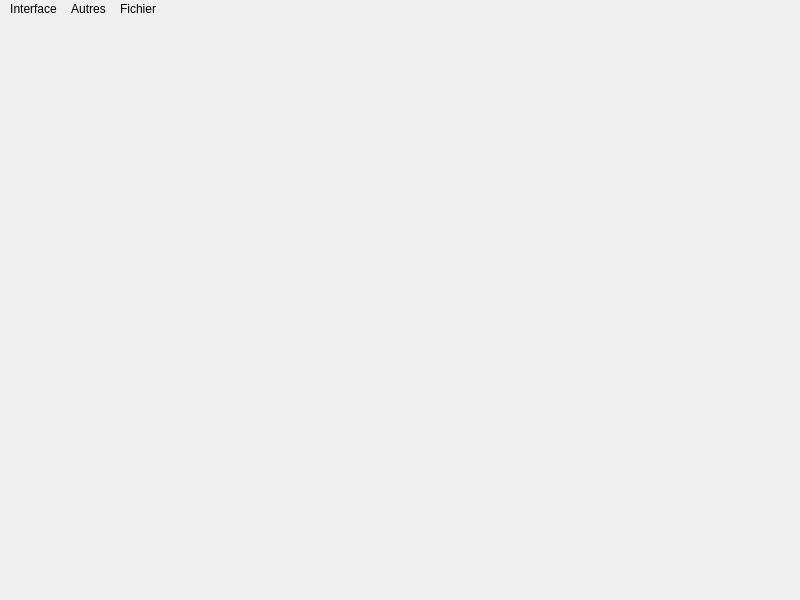
<?xml version="1.0" encoding="UTF-8"?>
<ui version="4.0">
 <class>Mainwindow</class>
 <widget class="QMainWindow" name="Mainwindow">
  <property name="windowModality">
   <enum>Qt::WindowModal</enum>
  </property>
  <property name="geometry">
   <rect>
    <x>0</x>
    <y>0</y>
    <width>800</width>
    <height>600</height>
   </rect>
  </property>
  <property name="focusPolicy">
   <enum>Qt::StrongFocus</enum>
  </property>
  <property name="windowTitle">
   <string>Comp'UT</string>
  </property>
  <property name="styleSheet">
   <string notr="true">border-color: rgb(255, 202, 81);</string>
  </property>
  <property name="dockNestingEnabled">
   <bool>true</bool>
  </property>
  <property name="dockOptions">
   <set>QMainWindow::AllowNestedDocks|QMainWindow::VerticalTabs</set>
  </property>
  <widget class="QWidget" name="centralwidget">
   <layout class="QVBoxLayout" name="verticalLayout_2">
    <property name="leftMargin">
     <number>30</number>
    </property>
    <property name="topMargin">
     <number>30</number>
    </property>
    <property name="rightMargin">
     <number>30</number>
    </property>
    <property name="bottomMargin">
     <number>30</number>
    </property>
    <item>
     <layout class="QVBoxLayout" name="mainLayout"/>
    </item>
   </layout>
  </widget>
  <widget class="QStatusBar" name="statusbar"/>
  <widget class="QMenuBar" name="menubar">
   <property name="geometry">
    <rect>
     <x>0</x>
     <y>0</y>
     <width>800</width>
     <height>22</height>
    </rect>
   </property>
   <widget class="QMenu" name="menuInterface">
    <property name="title">
     <string>Interface</string>
    </property>
    <addaction name="a_keyboardnumeric"/>
    <addaction name="a_keyboardfunctions"/>
    <addaction name="a_vars"/>
    <addaction name="a_programs"/>
    <addaction name="separator"/>
    <addaction name="separator"/>
    <addaction name="actionParametres"/>
   </widget>
   <widget class="QMenu" name="menuA_propos">
    <property name="title">
     <string>Autres</string>
    </property>
    <addaction name="actionA_propos"/>
   </widget>
   <widget class="QMenu" name="menuFichier">
    <property name="title">
     <string>Fichier</string>
    </property>
    <addaction name="actionOuvrir"/>
    <addaction name="actionSauvegarder"/>
   </widget>
   <addaction name="menuInterface"/>
   <addaction name="menuA_propos"/>
   <addaction name="menuFichier"/>
  </widget>
  <action name="a_keyboardnumeric">
   <property name="checkable">
    <bool>true</bool>
   </property>
   <property name="checked">
    <bool>true</bool>
   </property>
   <property name="text">
    <string>Clavier numerique</string>
   </property>
  </action>
  <action name="a_vars">
   <property name="checkable">
    <bool>true</bool>
   </property>
   <property name="checked">
    <bool>true</bool>
   </property>
   <property name="text">
    <string>Variables</string>
   </property>
  </action>
  <action name="a_programs">
   <property name="checkable">
    <bool>true</bool>
   </property>
   <property name="checked">
    <bool>true</bool>
   </property>
   <property name="text">
    <string>Programmes</string>
   </property>
  </action>
  <action name="a_keyboardfunctions">
   <property name="checkable">
    <bool>true</bool>
   </property>
   <property name="checked">
    <bool>true</bool>
   </property>
   <property name="text">
    <string>Clavier des fonctions</string>
   </property>
  </action>
  <action name="actionSettings">
   <property name="checkable">
    <bool>true</bool>
   </property>
   <property name="text">
    <string>Settingsa</string>
   </property>
  </action>
  <action name="actionParametres">
   <property name="text">
    <string>Parametres</string>
   </property>
  </action>
  <action name="actionA_propos">
   <property name="text">
    <string>A propos</string>
   </property>
  </action>
  <action name="actionOuvrir">
   <property name="text">
    <string>Ouvrir</string>
   </property>
  </action>
  <action name="actionSauvegarder">
   <property name="text">
    <string>Sauvegarder</string>
   </property>
  </action>
 </widget>
 <resources/>
 <connections/>
</ui>
